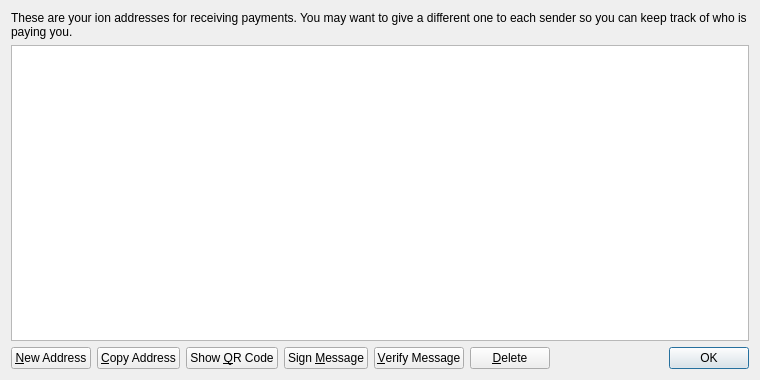
<?xml version="1.0" encoding="UTF-8"?>
<ui version="4.0">
 <class>AddressBookPage</class>
 <widget class="QWidget" name="AddressBookPage">
  <property name="geometry">
   <rect>
    <x>0</x>
    <y>0</y>
    <width>760</width>
    <height>380</height>
   </rect>
  </property>
  <property name="windowTitle">
   <string>Address Book</string>
  </property>
  <layout class="QVBoxLayout" name="verticalLayout">
   <item>
    <widget class="QLabel" name="labelExplanation">
     <property name="text">
      <string>These are your ion addresses for receiving payments. You may want to give a different one to each sender so you can keep track of who is paying you.</string>
     </property>
     <property name="textFormat">
      <enum>Qt::PlainText</enum>
     </property>
     <property name="wordWrap">
      <bool>true</bool>
     </property>
    </widget>
   </item>
   <item>
    <widget class="QTableView" name="tableView">
     <property name="contextMenuPolicy">
      <enum>Qt::CustomContextMenu</enum>
     </property>
     <property name="toolTip">
      <string>Double-click to edit address or label</string>
     </property>
     <property name="tabKeyNavigation">
      <bool>false</bool>
     </property>
     <property name="selectionMode">
      <enum>QAbstractItemView::SingleSelection</enum>
     </property>
     <property name="selectionBehavior">
      <enum>QAbstractItemView::SelectRows</enum>
     </property>
     <property name="sortingEnabled">
      <bool>true</bool>
     </property>
     <attribute name="verticalHeaderVisible">
      <bool>false</bool>
     </attribute>
    </widget>
   </item>
   <item>
    <layout class="QHBoxLayout" name="horizontalLayout">
     <item>
      <widget class="QPushButton" name="newAddressButton">
       <property name="toolTip">
        <string>Create a new address</string>
       </property>
       <property name="text">
        <string>&amp;New Address</string>
       </property>
      </widget>
     </item>
     <item>
      <widget class="QPushButton" name="copyToClipboard">
       <property name="toolTip">
        <string>Copy the currently selected address to the system clipboard</string>
       </property>
       <property name="text">
        <string>&amp;Copy Address</string>
       </property>
      </widget>
     </item>
     <item>
      <widget class="QPushButton" name="showQRCode">
       <property name="text">
        <string>Show &amp;QR Code</string>
       </property>
      </widget>
     </item>
     <item>
      <widget class="QPushButton" name="signMessage">
       <property name="toolTip">
        <string>Sign a message to prove you own a ion address</string>
       </property>
       <property name="text">
        <string>Sign &amp;Message</string>
       </property>
      </widget>
     </item>
     <item>
      <widget class="QPushButton" name="verifyMessage">
       <property name="toolTip">
        <string>Verify a message to ensure it was signed with a specified ion address</string>
       </property>
       <property name="text">
        <string>&amp;Verify Message</string>
       </property>
      </widget>
     </item>
     <item>
      <widget class="QPushButton" name="deleteButton">
       <property name="toolTip">
        <string>Delete the currently selected address from the list</string>
       </property>
       <property name="text">
        <string>&amp;Delete</string>
       </property>
      </widget>
     </item>
     <item>
      <spacer name="horizontalSpacer">
       <property name="orientation">
        <enum>Qt::Horizontal</enum>
       </property>
       <property name="sizeHint" stdset="0">
        <size>
         <width>40</width>
         <height>20</height>
        </size>
       </property>
      </spacer>
     </item>
     <item>
      <widget class="QDialogButtonBox" name="buttonBox">
       <property name="sizePolicy">
        <sizepolicy hsizetype="Maximum" vsizetype="Fixed">
         <horstretch>0</horstretch>
         <verstretch>0</verstretch>
        </sizepolicy>
       </property>
       <property name="standardButtons">
        <set>QDialogButtonBox::Ok</set>
       </property>
      </widget>
     </item>
    </layout>
   </item>
  </layout>
 </widget>
 <resources>
  <include location="../bitcoin.qrc"/>
 </resources>
 <connections/>
</ui>
